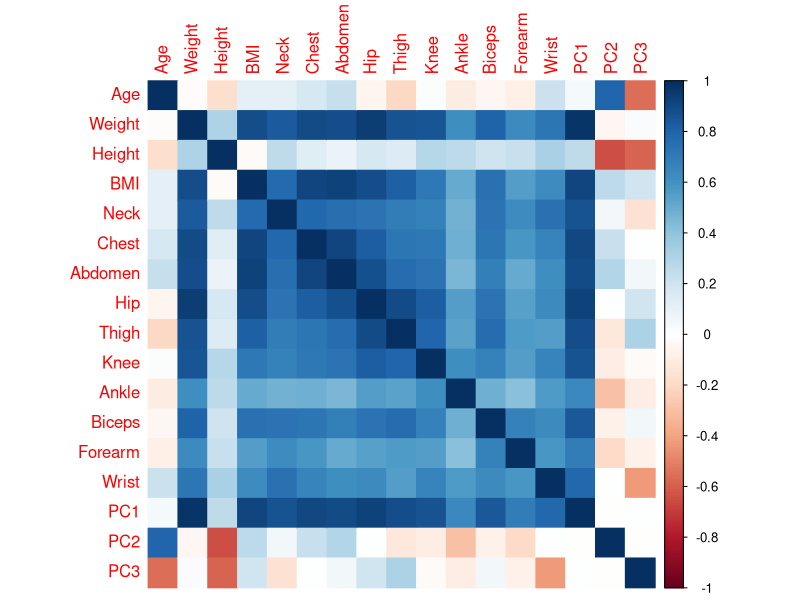
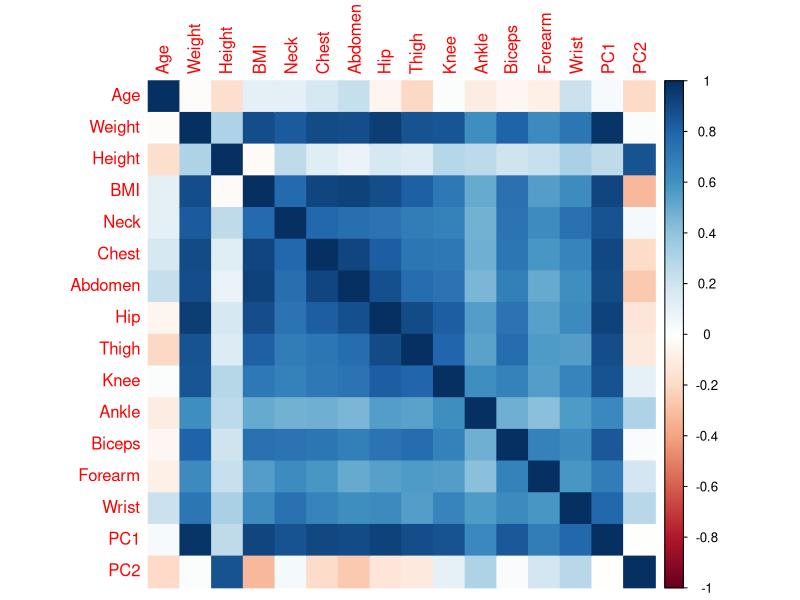

Write R code to recreate these figures, in order.
## ---- chunk 1
knitr::opts_chunk$set(echo = TRUE)
## ---- chunk 2
matrix_values <- c(3, 6, 8, 10, 12, 15)

matrix1 <- matrix(matrix_values, ncol = 2) # split the elements of the vector to form 2 columns
matrix1

matrix2 <- matrix(matrix_values, nrow = 2) # split the elements of the vector to form 2 rows
matrix2
## ---- chunk 3
matrix1[2,2]

matrix1[2,]

matrix2[,3]

str(matrix1)

typeof(matrix2)
## ---- chunk 4
t(matrix2)
## ---- chunk 5
matrix1 + t(matrix2) # transposing is necessary to matrix2 to become 3x2 as well

matrix1 * t(matrix2) # transposing is necessary to matrix2 to become 3x2 as well
## ---- chunk 6
matrix1 %*% matrix2
## ---- chunk 7
library(readxl)
FAT <- read_excel("FAT_Data.xlsx")
str(FAT)
## ---- chunk 8
model_1 <- lm(Fat ~ ., data = FAT)
summary(model_1)
## ---- chunk 9
library(car)
## ---- chunk 10
vif(model_1)
## ---- chunk 11
# First let's look at the tolerance index: this is the percentage of the weight variable that is NOT shaped by the other explanatory variables
Tol_Weight <- 1/vif(model_1)[2] # The VIF of Weight is the 2nd element from the list generated by vif()

# R^2 from tolerance is easy:
1-Tol_Weight
## ---- chunk 12
norm_data <- scale(FAT[,2:15])

library(psych)
describe(norm_data)[,c("mean", "sd")]
## ---- chunk 13
CovMatrix_Norm <- cov(norm_data)
## ---- chunk 14
CorrMatrix_og_data <- cor(FAT[,2:15])
round(CovMatrix_Norm-CorrMatrix_og_data, 5)
## ---- chunk 15
results <- eigen(CovMatrix_Norm)

eigenvalues <- results$values
eigenvectors <- results$vectors
## ---- chunk 16
ReconstructedCovMatrix <- eigenvectors %*% diag(eigenvalues) %*% t(eigenvectors)

round(CovMatrix_Norm-ReconstructedCovMatrix, 5)
## ---- chunk 17
principal_components <- norm_data %*% eigenvectors
str(principal_components)
## ---- chunk 18
describe(principal_components)[,c("mean", "sd")]
## ---- chunk 19
describe(principal_components)[,c("sd")]^2
eigenvalues
## ---- chunk 20
sum(describe(principal_components)[,c("sd")]^2)
## ---- chunk 21
sum(describe(principal_components)[1:3,c("sd")]^2)/sum(describe(principal_components)[,c("sd")]^2)
## ---- chunk 22
sum(describe(principal_components)[,c("sd")])
## ---- chunk 23
full_pc_analysis <- prcomp(FAT[,2:15], center = TRUE, scale=TRUE)
str(full_pc_analysis)
## ---- chunk 24
summary(full_pc_analysis)
## ---- chunk 25
FAT <- cbind(FAT, full_pc_analysis$x[,1:3])
str(FAT)
## ---- chunk 26
Corr <- cor(FAT[,2:ncol(FAT)])

library(corrplot)
corrplot(Corr, method="color")

## ---- chunk 27
# removing current PC1-3 from the data frame
FAT[,c("PC1", "PC2", "PC3")] <- NULL

# new PCs without Age
full_pc_analysis <- prcomp(FAT[,3:15], center = TRUE, scale=TRUE)
summary(full_pc_analysis)
## ---- chunk 28
FAT <- cbind(FAT, full_pc_analysis$x[,1:2])

Corr <- cor(FAT[,2:ncol(FAT)])
corrplot(Corr, method="color")
## ---- chunk 29
model_2 <- lm(Fat ~ Age + PC1 + PC2, data = FAT)
summary(model_2)
## ---- chunk 30
vif(model_2)
## ---- chunk 31
anova(model_1, model_2)
